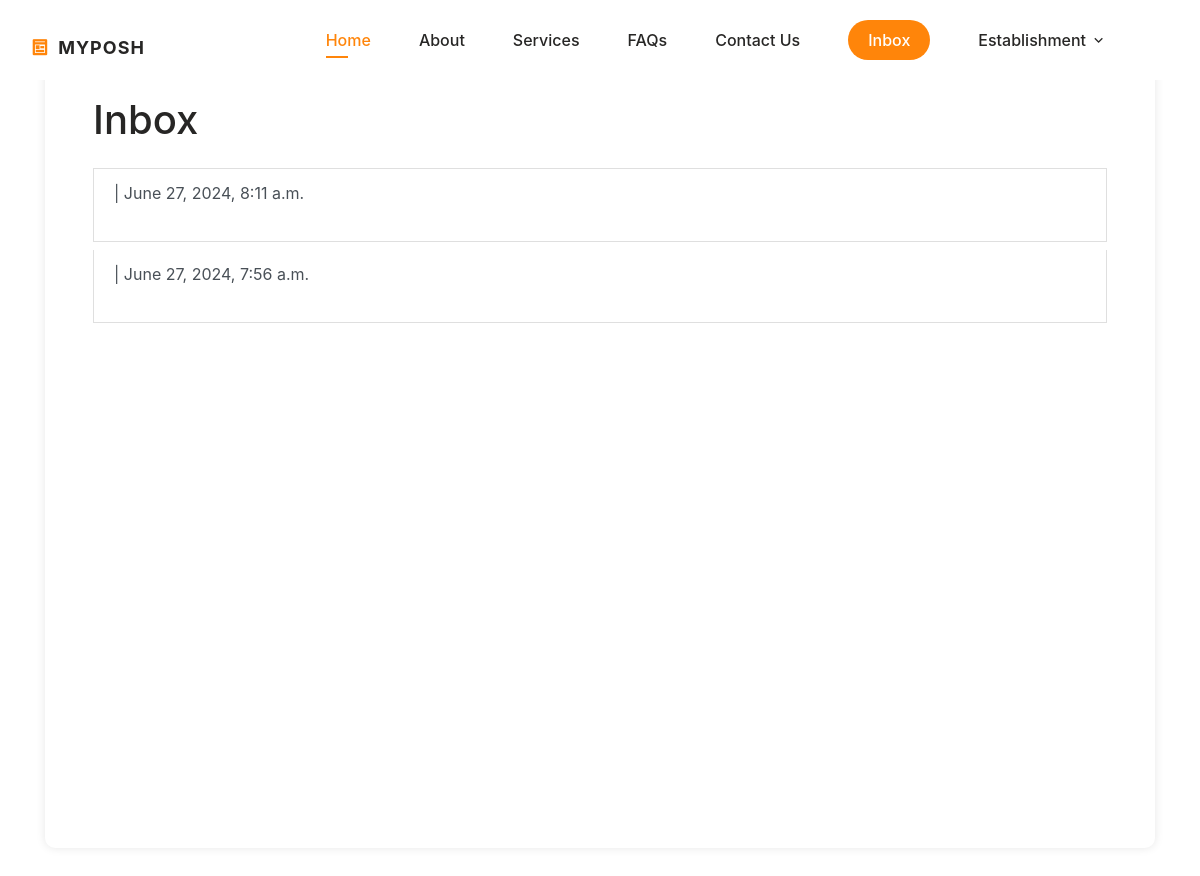
The page /inbox/ (signed in) on the database as committed earlier.
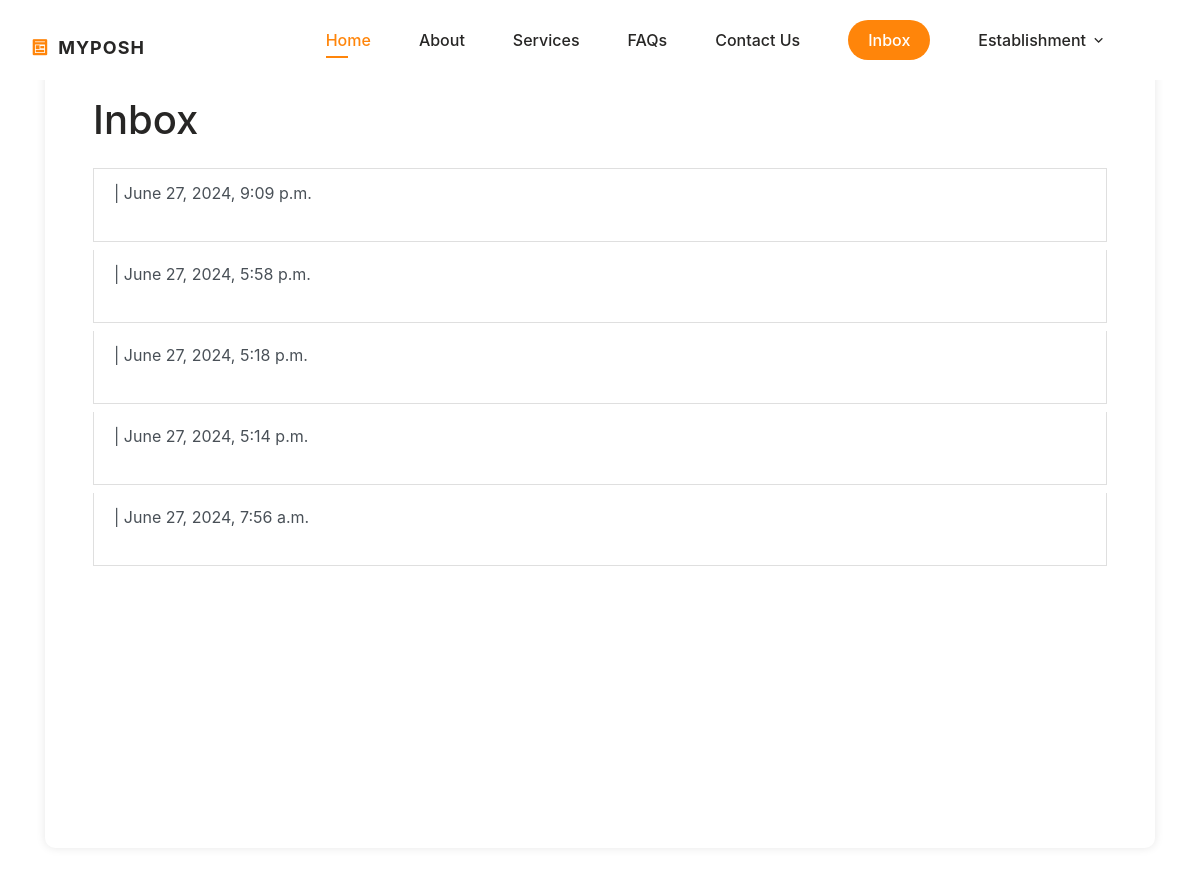
The same page on the database as committed later.
### posh/models.py (models this page shows)
class PoshUser(AbstractBaseUser, PermissionsMixin):
    username = models.CharField(max_length=100, unique=True, primary_key=True)
    email = models.EmailField(unique=True, blank=False)
    phone = models.CharField(max_length=15, unique=True, blank=False)
    start_date = models.DateTimeField(default=timezone.now)
    is_staff = models.BooleanField(default=False)
    is_active = models.BooleanField(default=False)
    type = models.CharField(max_length=50, blank=False)  # To distinguish between user types
    objects = PoshUserManager()
    USERNAME_FIELD = 'username'
    REQUIRED_FIELDS = ['email', 'phone']

### conversation/models.py (models this page shows)
class Conversation(models.Model):
    est = models.ForeignKey(RecruitUser, related_name='conversations', on_delete=models.CASCADE)
    members = models.ManyToManyField(settings.AUTH_USER_MODEL, related_name='conversations')
    created_at = models.DateTimeField(auto_now_add=True)
    modified_at = models.DateTimeField(auto_now=True)
    class Meta:
        ordering = ('-modified_at',)

### conversation/views.py (the view, shortened to what this page needs)
# urls.py: path('inbox/', include('conversation.urls')),
@login_required
def inbox(request):
    user = request.user
    individual_users = []
    conversations = Conversation.objects.filter(members=user).prefetch_related('members')
    for conv in conversations:
        for member in conv.members.all():
            if member != user:
                try:
                    if str(member).startswith("IN"):
                        individual_user = IndividualUser.objects.get(username=member)
                        user_info = {
                            'fname': individual_user.fname,
                            'lname': individual_user.lname,
                            'city': individual_user.city,
                            'state': individual_user.state,
                            'modified_at': conv.modified_at,
                            'id': conv.id,
                        }
                        if user_info not in individual_users:  # Check for duplicates
                            individual_users.append(user_info)
                except IndividualUser.DoesNotExist:
                    continue  # Skip if the IndividualUser does not exist
    return render(request, 'inbox.html', {
        'conversations': conversations,
        'individual_users': individual_users
    })

### posh/templatetags/get_group.py (called while the page is built)
@register.filter(name='has_group')
def has_group(user, group_name):
    return user.groups.filter(name=group_name).exists()

### conversation/templates/inbox.html (shortened to what this page needs)
{% extends "base.html" %}
{% load static %}
{% block stylescss %}
<link rel="stylesheet" href="https://stackpath.bootstrapcdn.com/bootstrap/4.5.2/css/bootstrap.min.css">
<link rel="stylesheet" href="https://cdnjs.cloudflare.com/ajax/libs/font-awesome/4.7.0/css/font-awesome.min.css">
{% endblock %}
{% block content %}
<div class="container mt-5">
        <div class="p-5 mb-4 rounded-3 form-container min-vh-100">
            <h1 class="mb-4">Inbox</h1>
            <div class="space-y-6">
                {% for conversation in conversations %}
                        <div class="list-group-item list-group-item-action mb-2">
                            <div>
                                {% for member in conversation.members.all %}
                                    {% if member != request.user %}
                                        <p class="mb-4"><strong>{{ individual }}</strong> | {{ conversation.modified_at }}</p>
                                    {% endif %}
                                {% endfor %}
                            </div>
                        </div>
                {% endfor %}
            </div>
        </div>
</div>
{% endblock %}

Rows that differ between the two databases and show on the page:
changed Conversation: modified_at "June 27, 2024, 8:11 a.m." → "June 27, 2024, 9:09 p.m."
added Conversation: modified_at "June 27, 2024, 5:58 p.m."
added Conversation: modified_at "June 27, 2024, 5:18 p.m."
added Conversation: modified_at "June 27, 2024, 5:14 p.m."
